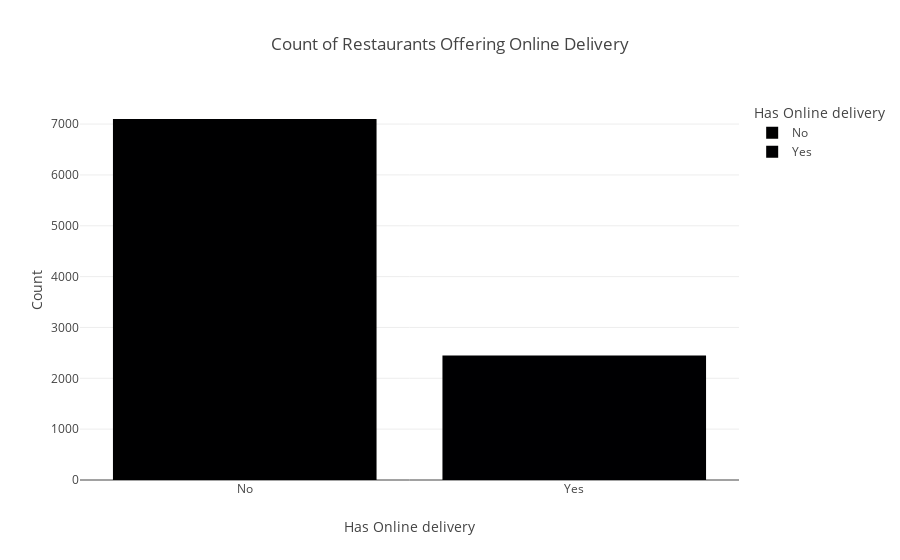

Notebook code cell kept with this figure:
### Code cell
#2 Count of Restaurants Offering Online Delivery

# Bar chart for count of restaurants offering online delivery
delivery_counts = zomato_data['Has Online delivery'].value_counts().reset_index()
delivery_counts.columns = ['Has Online delivery', 'Count']

# Plot bar chart with different colors for each bar
fig2 = px.bar(delivery_counts, x='Has Online delivery', y='Count', title='Count of Restaurants Offering Online Delivery', color='Has Online delivery')
fig2.show()

### Figure 1 — Plotly figure (JSON) as saved in the notebook; plotly's stock layout.template omitted (floating-point values rounded to 4 significant figures)
{"data": [{"alignmentgroup": "True", "hovertemplate": "Has Online delivery=%{x}<br>Count=%{y}<extra></extra>", "legendgroup": "No", "marker": {"color": "#000001", "pattern": {"shape": ""}}, "name": "No", "offsetgroup": "No", "orientation": "v", "showlegend": true, "textposition": "auto", "type": "bar", "x": ["No"], "xaxis": "x", "y": [7100], "yaxis": "y"}, {"alignmentgroup": "True", "hovertemplate": "Has Online delivery=%{x}<br>Count=%{y}<extra></extra>", "legendgroup": "Yes", "marker": {"color": "#000002", "pattern": {"shape": ""}}, "name": "Yes", "offsetgroup": "Yes", "orientation": "v", "showlegend": true, "textposition": "auto", "type": "bar", "x": ["Yes"], "xaxis": "x", "y": [2451], "yaxis": "y"}], "layout": {"barmode": "relative", "legend": {"title": {"text": "Has Online delivery"}, "tracegroupgap": 0}, "title": {"text": "Count of Restaurants Offering Online Delivery"}, "xaxis": {"anchor": "y", "categoryarray": ["No", "Yes"], "categoryorder": "array", "domain": [0, 1], "title": {"text": "Has Online delivery"}}, "yaxis": {"anchor": "x", "domain": [0, 1], "title": {"text": "Count"}}}}
